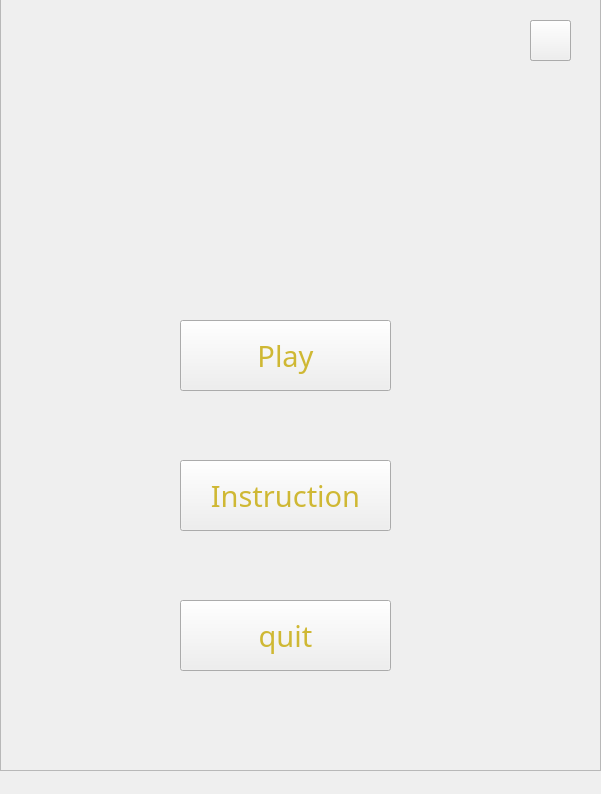
<?xml version="1.0" encoding="UTF-8"?>
<ui version="4.0">
 <class>DailyRemoval</class>
 <widget class="QMainWindow" name="DailyRemoval">
  <property name="geometry">
   <rect>
    <x>0</x>
    <y>0</y>
    <width>601</width>
    <height>794</height>
   </rect>
  </property>
  <property name="windowTitle">
   <string>DailyRemoval</string>
  </property>
  <widget class="QWidget" name="centralWidget">
   <widget class="QFrame" name="frame">
    <property name="geometry">
     <rect>
      <x>0</x>
      <y>-30</y>
      <width>601</width>
      <height>801</height>
     </rect>
    </property>
    <property name="frameShape">
     <enum>QFrame::StyledPanel</enum>
    </property>
    <property name="frameShadow">
     <enum>QFrame::Raised</enum>
    </property>
    <widget class="QLabel" name="startImage">
     <property name="geometry">
      <rect>
       <x>0</x>
       <y>30</y>
       <width>601</width>
       <height>801</height>
      </rect>
     </property>
     <property name="styleSheet">
      <string notr="true">background-image: url(:/new/prefix/start.png);</string>
     </property>
     <property name="text">
      <string/>
     </property>
    </widget>
    <widget class="QLabel" name="titleLabel">
     <property name="geometry">
      <rect>
       <x>100</x>
       <y>150</y>
       <width>401</width>
       <height>121</height>
      </rect>
     </property>
     <property name="styleSheet">
      <string notr="true">background-image: url(:/new/prefix/title.png);</string>
     </property>
     <property name="text">
      <string/>
     </property>
    </widget>
    <widget class="QPushButton" name="instructionButton">
     <property name="geometry">
      <rect>
       <x>180</x>
       <y>490</y>
       <width>211</width>
       <height>71</height>
      </rect>
     </property>
     <property name="font">
      <font>
       <family>Forte</family>
       <pointsize>22</pointsize>
      </font>
     </property>
     <property name="styleSheet">
      <string notr="true">color: rgb(207, 184, 52);</string>
     </property>
     <property name="text">
      <string>Instruction</string>
     </property>
    </widget>
    <widget class="QPushButton" name="quitButton">
     <property name="geometry">
      <rect>
       <x>180</x>
       <y>630</y>
       <width>211</width>
       <height>71</height>
      </rect>
     </property>
     <property name="font">
      <font>
       <family>Forte</family>
       <pointsize>22</pointsize>
      </font>
     </property>
     <property name="styleSheet">
      <string notr="true">color: rgb(207, 184, 52);</string>
     </property>
     <property name="text">
      <string>quit</string>
     </property>
    </widget>
    <widget class="QPushButton" name="playButton">
     <property name="geometry">
      <rect>
       <x>180</x>
       <y>350</y>
       <width>211</width>
       <height>71</height>
      </rect>
     </property>
     <property name="font">
      <font>
       <family>Forte</family>
       <pointsize>22</pointsize>
      </font>
     </property>
     <property name="styleSheet">
      <string notr="true">color: rgb(207, 184, 52);
</string>
     </property>
     <property name="text">
      <string>Play</string>
     </property>
    </widget>
    <widget class="QPushButton" name="musicPlayButton">
     <property name="geometry">
      <rect>
       <x>530</x>
       <y>50</y>
       <width>41</width>
       <height>41</height>
      </rect>
     </property>
     <property name="styleSheet">
      <string notr="true">border-image: url(:/new/prefix/soundOn.png);</string>
     </property>
     <property name="text">
      <string/>
     </property>
    </widget>
    <widget class="QPushButton" name="musicPlayButton_2">
     <property name="geometry">
      <rect>
       <x>530</x>
       <y>50</y>
       <width>41</width>
       <height>41</height>
      </rect>
     </property>
     <property name="styleSheet">
      <string notr="true">border-image: url(:/new/prefix/soundOff.png);</string>
     </property>
     <property name="text">
      <string/>
     </property>
    </widget>
    <zorder>startImage</zorder>
    <zorder>titleLabel</zorder>
    <zorder>playButton</zorder>
    <zorder>quitButton</zorder>
    <zorder>instructionButton</zorder>
    <zorder>musicPlayButton</zorder>
    <zorder>musicPlayButton_2</zorder>
   </widget>
  </widget>
  <widget class="QMenuBar" name="menuBar">
   <property name="geometry">
    <rect>
     <x>0</x>
     <y>0</y>
     <width>601</width>
     <height>25</height>
    </rect>
   </property>
  </widget>
 </widget>
 <layoutdefault spacing="6" margin="11"/>
 <resources/>
 <connections/>
</ui>
